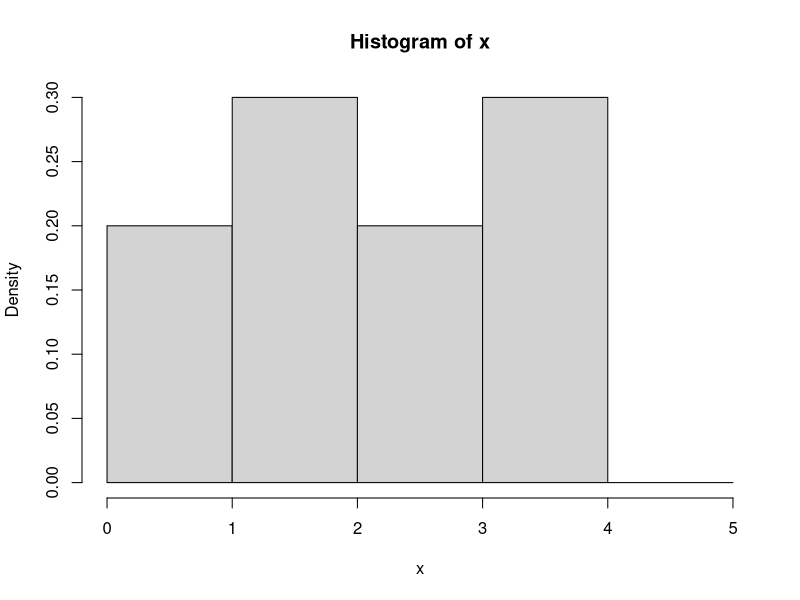
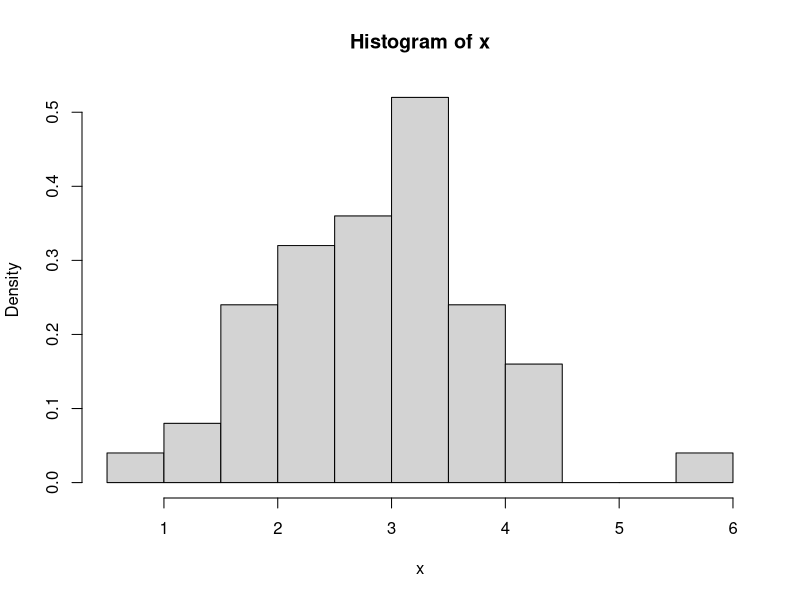
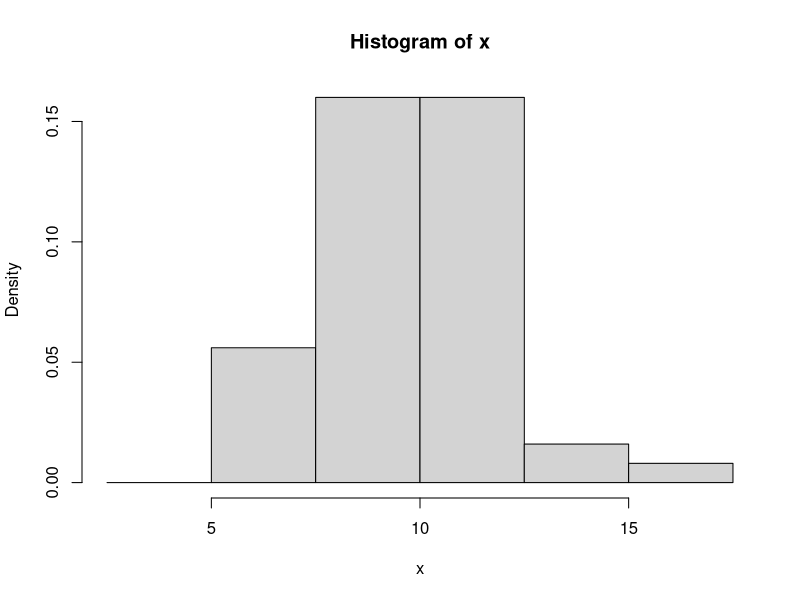
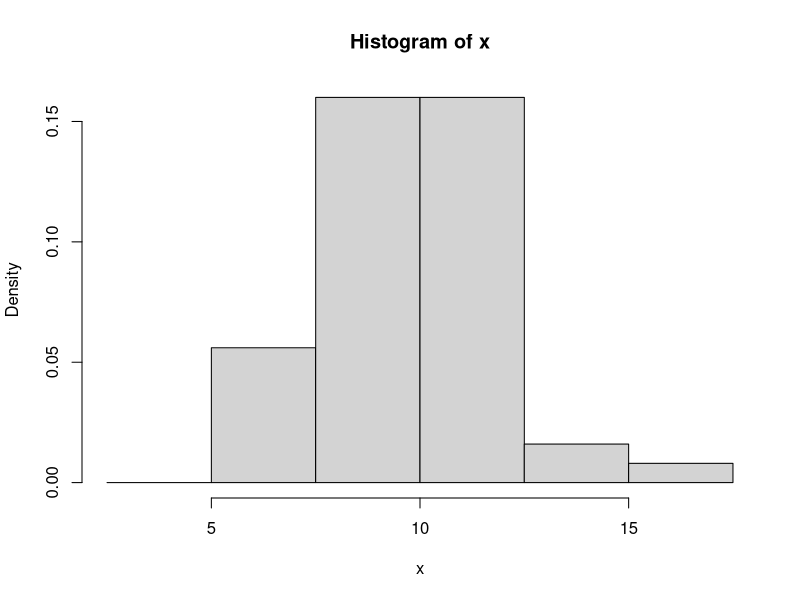
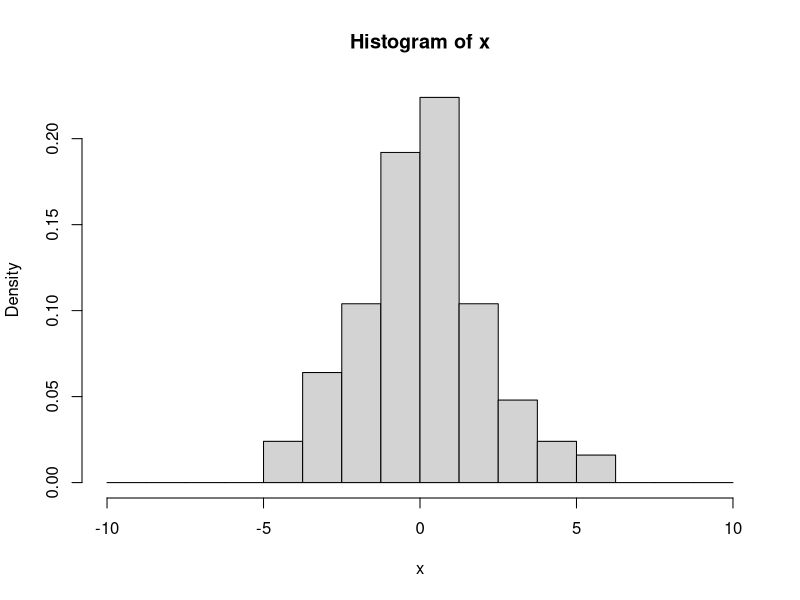
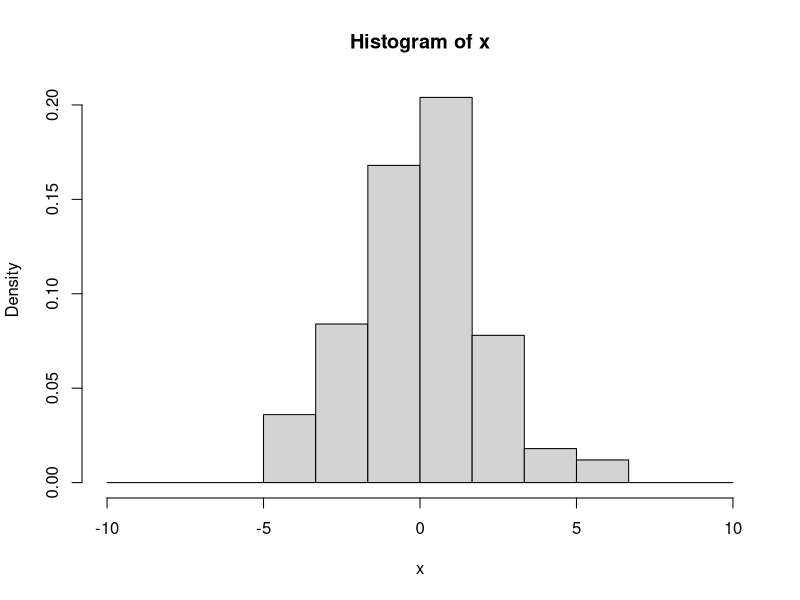
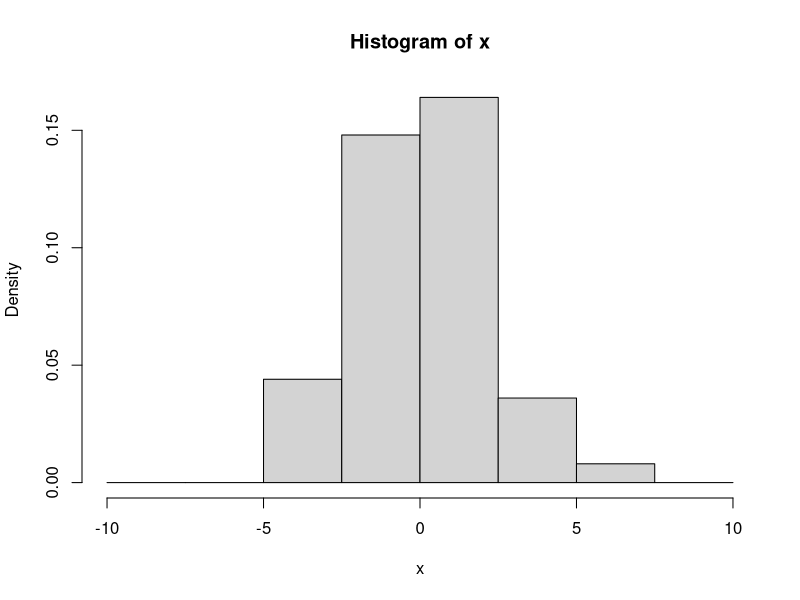
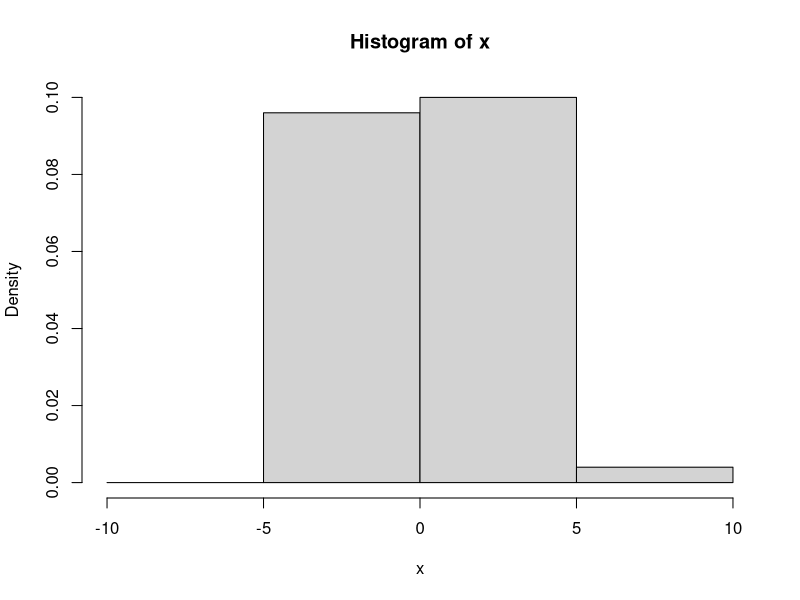

Generate these figures, in order, with R:
## ---- chunk 1
library(ggplot2)
library(dplyr)
library(data.table)
set.seed(1000)
## ---- chunk 2
#| echo: true
set.seed(1000)
(x=runif(10,0,5))
# A1= (0,1)
indicadoraA1 = between(x,0,1)
mean(indicadoraA1)
# A2= (1,2)
indicadoraA2 = between(x,1,2)
mean(indicadoraA2)
# A3= (2,3)
indicadoraA3 = between(x,2,3)
mean(indicadoraA3)
# A4= (3,4)
indicadoraA4 = between(x,3,4)
mean(indicadoraA4)

## ---- chunk 3
#| echo: true

# A5= (4,5)
indicadoraA5 = between(x,4,5)
mean(indicadoraA5)

histograma = hist(x,breaks=c(0,1,2,3,4,5),freq=FALSE)
histograma$counts
histograma$density
## ---- chunk 4
#| echo: true
x
# A5= (3,4)
indicadoraA6 = between(x,0.5,3.5)
mean(indicadoraA6)

## ---- chunk 5
#| echo: true

x=rnorm(50,3,1)
hist(x,freq=FALSE)
## ---- chunk 6
#| echo: true
set.seed(1000)
n = 50
x=rnorm(n,10,2)
range(x)
h = 2.5
B1 = between(x,2.5,5)
n_1 = sum(B1)
B2 = between(x,5,7.5)
n_2 = sum(B2)
B3 = between(x,7.5,10)
n_3 = sum(B3)
B4 = between(x,10,12.5)
n_4 = sum(B4)
B5 = between(x,12.5,15)
n_5 = sum(B5)
B6 = between(x,15,17.5)
n_6 = sum(B6)
## ---- chunk 7
#| echo: true
n_j = c(n_1,n_2,n_3,n_4,n_5,n_6)
f_j = n_j/(n*h)
cbind(n_j,f_j)
## ---- chunk 8
#| echo: true
histograma = hist(x,breaks=c(2.5,5,7.5,10,12.5,15,17.5),freq=FALSE)
histograma$counts
histograma$density
## ---- chunk 9
#| fig-width: 4
#| fig-height: 4
hist(x,breaks=c(2.5,5,7.5,10,12.5,15,17.5),freq=FALSE)
## ---- chunk 10
#| echo: true
sum(histograma$density*h)
## ---- chunk 11
#| echo: true
set.seed(1000)
n = 100
x = rnorm(n,0,2)
(h1 = seq(-10,10,length.out=17))
(h2 = seq(-10,10,length.out=13))
(h3 = seq(-10,10,length.out=9))
(h4 = seq(-10,10,length.out=5))

## ---- chunk 12
#| echo: true
#| fig-width: 3
#| fig-height: 3
hist(x,breaks=h1,freq=FALSE)
hist(x,breaks=h2,freq=FALSE)
## ---- chunk 13
#| echo: true
#| fig-width: 3
#| fig-height: 3
hist(x,breaks=h3,freq=FALSE)
hist(x,breaks=h4,freq=FALSE)
## ---- chunk 14
#| fig-width: 4
#| fig-height: 4
plot(density(c(-20, rep(0,98), 20),bw=1,kernel = "rectangular"), xlim = c(-4, 4),main="uniforme",xlab="")
## ---- chunk 15
#| output: false
x<-c(1,3,3.3,7,6.5,9)
kde<-density(x,kernel="rectangular",bw=0.5)
density_df <- data.frame(value = kde$x, density = kde$y)

A.kernel<-sapply(x, function(i) {density(i,kernel="rectangular",bw=kde$bw)},simplify=F)
sapply(1:length(A.kernel), 
       function(i){
         A.kernel[[i]][['y']]<<-(A.kernel[[i]][['y']])/length(x)
        },
       simplify=F)

density_df_each <- list()
for(i in 1:length(A.kernel)){
  data <- A.kernel[[i]]
  density_df_each[[i]] <- data.frame(value = data$x, density = data$y, x = i)
}
density_df_each <- rbindlist(density_df_each)
density_df_each$x <- factor(density_df_each$x)

## ---- chunk 16
#| fig-width: 4
#| fig-height: 4
density_df %>% ggplot( aes(x = value, y = density)) + 
  geom_line() + theme_bw()
## ---- chunk 17
#| fig-width: 6
#| fig-height: 4
density_df %>% ggplot( aes(x = value, y = density)) + 
  geom_line() + theme_bw() +
  geom_line(data=density_df_each, aes(x=value, y=density, color=x))
## ---- chunk 18
plot(density(c(-20, rep(0,98), 20),bw=1,kernel = "rectangular"), xlim = c(-4, 4),main="uniforme",xlab="")
## ---- chunk 19
plot(density(c(-20, rep(0,98), 20),bw=1,kernel = "gaussian"), xlim = c(-4, 4),main="gaussian",xlab="")
## ---- chunk 20
plot(density(c(-20, rep(0,98), 20),bw=1,kernel = "triangular"), xlim = c(-4, 4),main="triangular",xlab="")
## ---- chunk 21
#| output: false
x<-c(1,3,3.3,7,6.5,9)
kde<-density(x,kernel="gaussian",bw=0.5)
density_df <- data.frame(value = kde$x, density = kde$y)

A.kernel<-sapply(x, function(i) {density(i,kernel="gaussian",bw=kde$bw)},simplify=F)
sapply(1:length(A.kernel), 
       function(i){
         A.kernel[[i]][['y']]<<-(A.kernel[[i]][['y']])/length(x)
        },
       simplify=F)

density_df_each <- list()
for(i in 1:length(A.kernel)){
  data <- A.kernel[[i]]
  density_df_each[[i]] <- data.frame(value = data$x, density = data$y, x = i)
}
density_df_each <- rbindlist(density_df_each)
density_df_each$x <- factor(density_df_each$x)

## ---- chunk 22
#| fig-width: 4
#| fig-height: 4
density_df %>% ggplot( aes(x = value, y = density)) + 
  geom_line() + theme_bw()
## ---- chunk 23
#| fig-width: 6
#| fig-height: 4
density_df %>% ggplot( aes(x = value, y = density)) + 
  geom_line() + theme_bw() +
  geom_line(data=density_df_each, aes(x=value, y=density, color=x))
## ---- chunk 24
#| output: false
x<-c(1,3,3.3,7,6.5,9)
kde<-density(x,kernel="triangular",bw=0.5)
density_df <- data.frame(value = kde$x, density = kde$y)

A.kernel<-sapply(x, function(i) {density(i,kernel="triangular",bw=kde$bw)},simplify=F)
sapply(1:length(A.kernel), 
       function(i){
         A.kernel[[i]][['y']]<<-(A.kernel[[i]][['y']])/length(x)
        },
       simplify=F)

density_df_each <- list()
for(i in 1:length(A.kernel)){
  data <- A.kernel[[i]]
  density_df_each[[i]] <- data.frame(value = data$x, density = data$y, x = i)
}
density_df_each <- rbindlist(density_df_each)
density_df_each$x <- factor(density_df_each$x)

## ---- chunk 25
#| fig-width: 4
#| fig-height: 4
density_df %>% ggplot( aes(x = value, y = density)) + 
  geom_line() + theme_bw()
## ---- chunk 26
#| fig-width: 6
#| fig-height: 4
density_df %>% ggplot( aes(x = value, y = density)) + 
  geom_line() + theme_bw() +
  geom_line(data=density_df_each, aes(x=value, y=density, color=x))
## ---- chunk 27
#| fig-width: 6
#| fig-height: 5
kde1<-density(x,kernel="gaussian",bw=0.5)
kde2<-density(x,kernel="gaussian",bw=1)
kde3<-density(x,kernel="gaussian",bw=1.5)
kde4<-density(x,kernel="gaussian",bw=2)

density_df1 <- data.frame(value = kde1$x, density = kde1$y,h=0.5)
density_df2 <- data.frame(value = kde2$x, density = kde2$y,h=1)
density_df3 <- data.frame(value = kde3$x, density = kde3$y,h=1.5)
density_df4 <- data.frame(value = kde4$x, density = kde4$y,h=2)
density_df <- rbind(density_df1,density_df2,density_df3,density_df4)
density_df$h <- factor(density_df$h)
density_df %>% ggplot( aes(x = value, y = density,color=h)) + 
  geom_line() + theme_bw()

## ---- chunk 28
#| echo: true
#| fig-width: 6
#| fig-height: 5
x<-c(1,3,3.3,7,6.5,9)
kde<-density(x,kernel="gaussian",bw=0.5)
plot(kde)
## ---- chunk 29
#| echo: true
#| fig-width: 6
#| fig-height: 5
x<-c(1,3,3.3,7,6.5,9)
df<-data.frame(x)
ggplot(df, aes(x = x)) +
  geom_density(kernel="gaussian",bw=0.5) +
  theme_minimal()
## ---- chunk 30
#| echo: true
#| fig-width: 6
#| fig-height: 5
x<-rpois(n=100, lambda= 10)
df<-data.frame(x)
ggplot(df, aes(x = x)) +
  geom_histogram(binwidth = 2) +
  theme_minimal()
## ---- chunk 31
#| echo: true
#| fig-width: 6
#| fig-height: 5
ggplot(df, aes(x = x)) +
  geom_density(kernel="gaussian",bw=0.5) +
  theme_minimal()
## ---- chunk 32
#| echo: true
#| fig-width: 6
#| fig-height: 5
ggplot(df, aes(x = x)) +
  geom_density(kernel="gaussian",bw=1.5) +
  theme_minimal()
